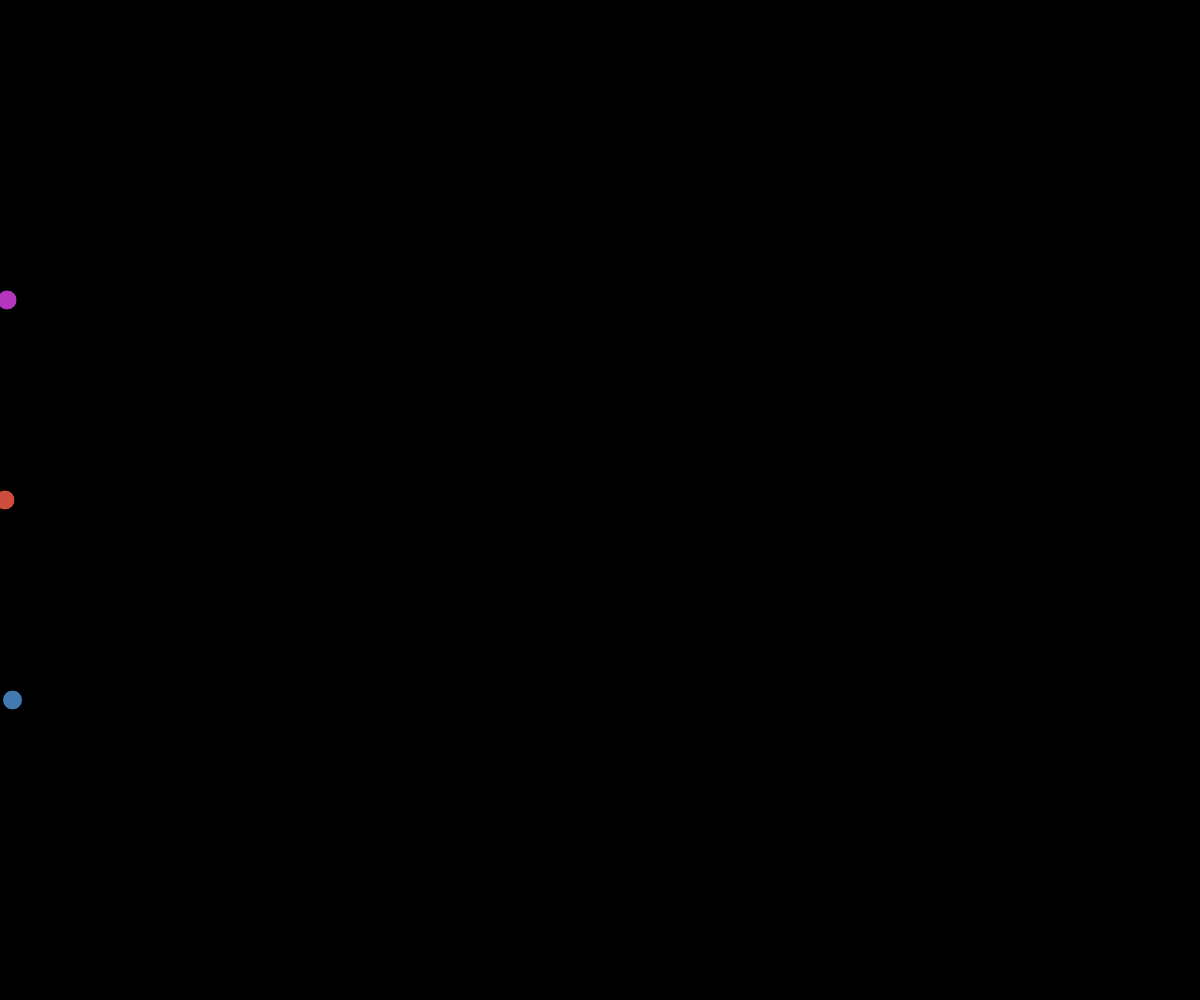
Frame 1 (no input)
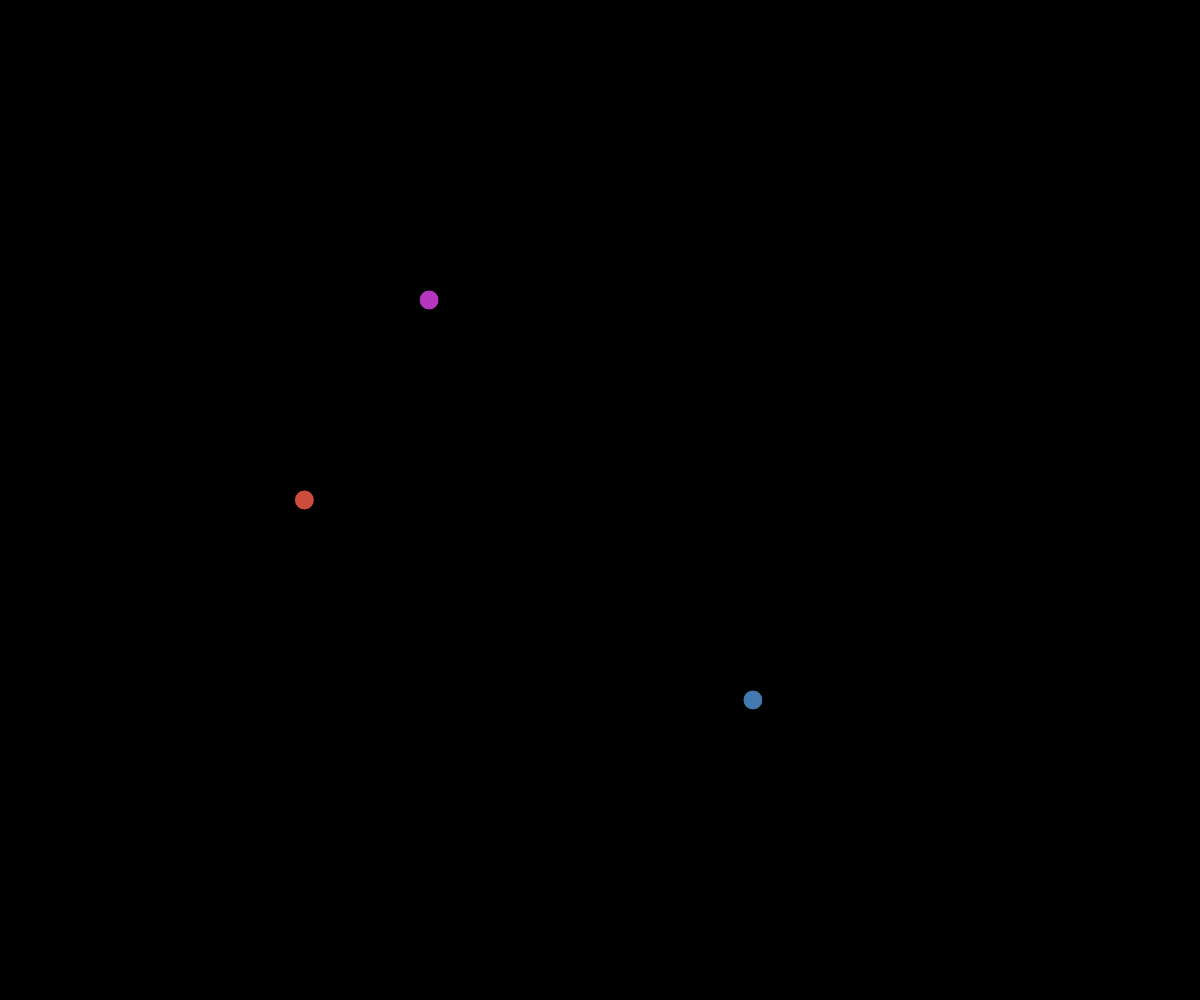
Frame 60 (no input)
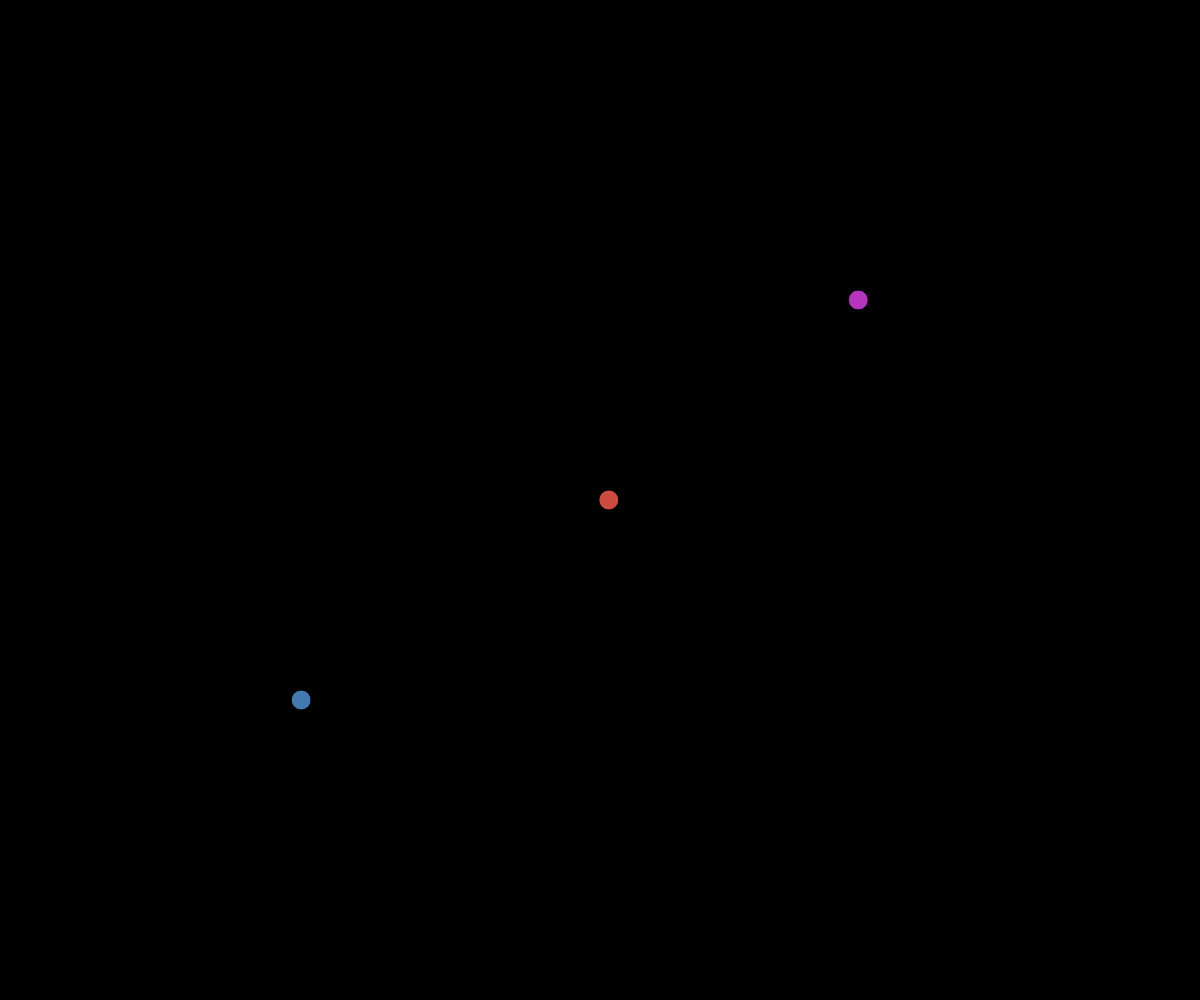
Frame 120 (the mouse pressed at the canvas centre since frame 60)

The p5.js sketch that drew these frames (run headless with seeded random() and noise() and a simulated clock; from frame 60 on, the mouse is pressed at the canvas centre):

// p5.js sketch
// ── sketch.js
// Creating a class challenge
// Assiya Boulfiza
// April 9, 2024
// trying to make your own class for objects

let x = 0;

let racer = [];
const NUM_ROUNDRACERS = 3;


function setup() {
  createCanvas(windowWidth, windowHeight);
  for(let i = 0; i < NUM_ROUNDRACERS; i++){
    let c = color(random(255), random(255), random(255));
    let y = map(i, 0, NUM_ROUNDRACERS -1, height*0.3, height*0.7);
    racer.push(new RoundRacer(y, c));
  }
}

function draw() {
  background(0);
  for( let r of racer){
    r.move();
    r.display();
  }
  
}

class RoundRacer{
  constructor(y, c){
    this.y = y;
    this.c = c;
    this.x = x;
    this.xspeed = random(3, 15);
  }

  display(){
    fill(this.c);
    circle(this.x, this.y, 20);
  }

  move(){
    this.x += this.xspeed;
    if( this.x >= width){
      this.x = 0;
    }
  }
}
